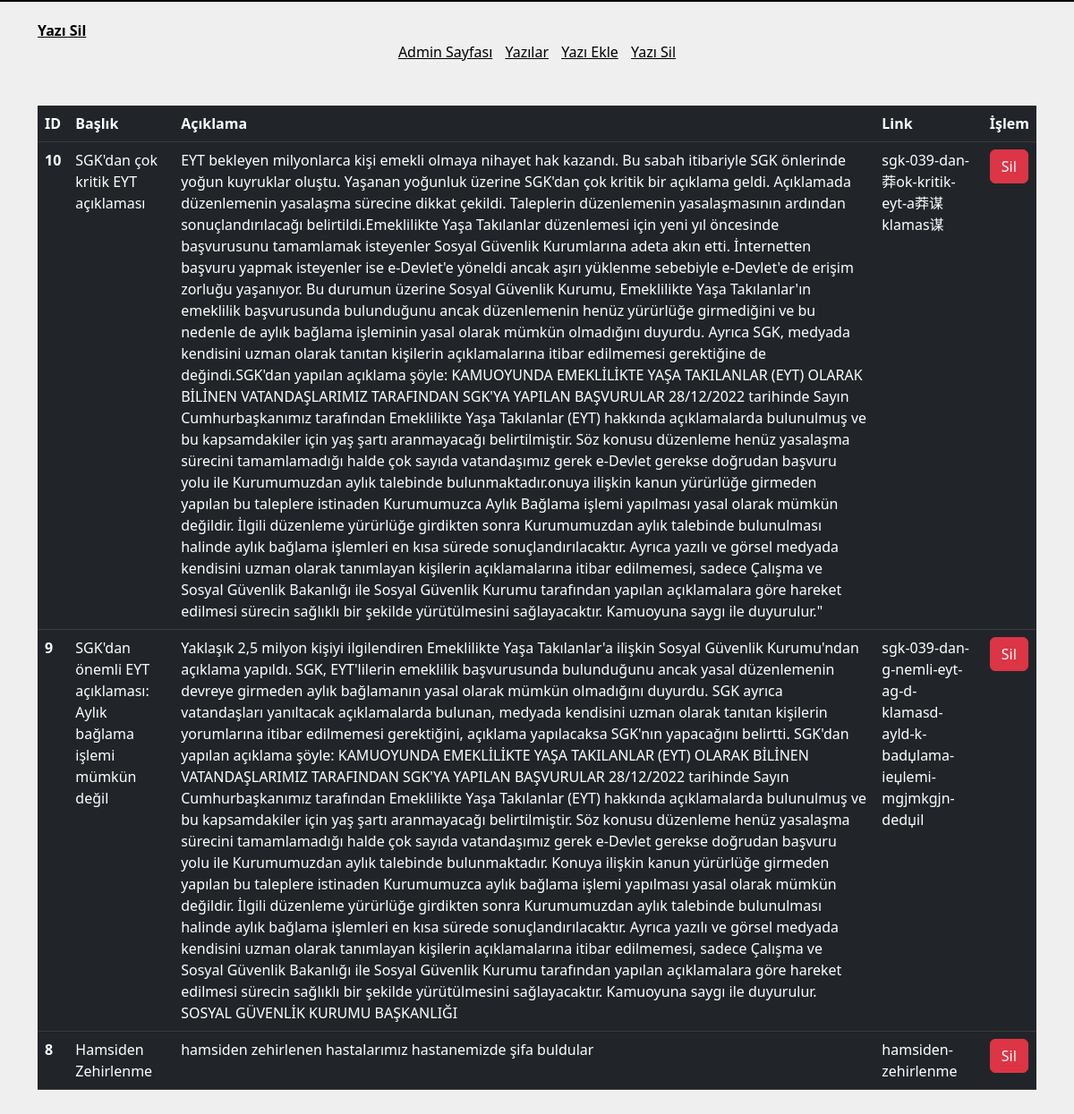
Page /yazisil.php on the committed database.
### tables this page shows
CREATE TABLE `yazilar` (
  `yazi_id` int NOT NULL,
  `yazi_baslik` text NOT NULL,
  `yazi_link` text NOT NULL,
  `yazi_aciklama` text NOT NULL,
  `yazi_resim` text NOT NULL,
  `yazi_tarih` timestamp NOT NULL DEFAULT CURRENT_TIMESTAMP
);

### yazisil.php (the view, shortened to what this page needs)
<?php
include 'ayar.php';
?>
<!DOCTYPE html>
<html lang="en">
<head>
    <link rel="stylesheet" href="cssb/normalize.css">
    <link rel="stylesheet" href="cssb/all.min.css">
    <link rel="stylesheet" href="cssb/bootstrap.min.css">
    <link rel="stylesheet" href="cssb/bootstrap-grid.min.css">
    <link rel="stylesheet" href="cssb/bootstrap-reboot.min.css">
    <link rel="stylesheet" href="cssb/styleb.css">
</head>
<body>
    <header class="container">
        <div class="row">
            <div class="log-lg-12">
                <a href="" class="logo"><strong>Yazı Sil</strong></a>
            </div>
            <div class="log-lg-6 text-center">
                <a href="admin.php" class="menu">Admin Sayfası</a>
                <a href="adminb.php" class="menu">Yazılar</a>
                <a href="yaziekle.php" class="menu">Yazı Ekle</a>
                <a href="yazisil.php" class="menu">Yazı Sil</a>
            </div>
        </div>
    </header>
    <div class="container">
        <div class="row">
            <div class="col-lg-12 mt-5 mb-5">
                <table class="table table-dark">
                    <thead>
                        <tr>
                            <th scope="col">ID</th>
                            <th scope="col">Başlık</th>
                            <th scope="col">Açıklama</th>
                            <th scope="col">Link</th>
                            <th scope="col">İşlem</th>
                        </tr>
                    </thead>
                    <tbody>
                        <?php
                        $yazilar = $db->prepare("SELECT * FROM yazilar ORDER BY yazi_id DESC");
                        $yazilar->execute();
                        $yazilar = $yazilar->fetchAll(PDO::FETCH_ASSOC);
                        foreach ($yazilar as $row) {
                            ?>
                            <tr>
                                <th scope="row"><?php echo $row['yazi_id']; ?></th>
                                <td><?php echo $row['yazi_baslik']; ?></td>
                                <td><?php echo $row['yazi_aciklama']; ?></td>
                                <td><?php echo $row['yazi_link']; ?></td>
                                <td><a href="yazisil.php?id=<?php echo $row['yazi_id']; ?>" onclick="return confirm('Emin misiniz?')" class="btn btn-danger">Sil</a></td>
                            </tr>
                            <?php
                        }
                        ?>
                    </tbody>
                </table>
            </div>
        </div>
    </div>
</body>
</html>

### cssb/styleb.css (style rules this page uses)
body { background-color: #efefef; border-top: 2px solid #000; }
header { margin-top: 20px; }
.logo, .menu, .link { color: black; }
.menu { padding: 5px; }

### rows in the picture
yazilar: yazi_id "10", yazi_baslik "SGK'dan çok kritik EYT açıklaması", yazi_aciklama "EYT bekleyen milyonlarca kişi emekli olmaya nihayet hak kazandı. Bu sabah itibariyle SGK önlerinde yoğun kuyruklar oluştu. Yaşanan yoğunluk üzerine SGK'dan çok kritik bir açıklama geldi. Açıklamada düzenlemenin yasalaşma sürecine dikkat çekildi. Taleplerin düzenlemenin yasalaşmasının ardından sonuçlandırılacağı belirtildi.Emeklilikte Yaşa Takılanlar düzenlemesi için yeni yıl öncesinde başvurusunu tamamlamak isteyenler Sosyal Güvenlik Kurumlarına adeta akın etti. İnternetten başvuru yapmak isteyenler ise e-Devlet'e yöneldi ancak aşırı yüklenme sebebiyle e-Devlet'e de erişim zorluğu yaşanıyor. Bu durumun üzerine Sosyal Güvenlik Kurumu, Emeklilikte Yaşa Takılanlar'ın emeklilik başvurusunda…", yazi_link "sgk-039-dan-莽ok-kritik-eyt-a莽谋klamas谋"
yazilar: yazi_id "9", yazi_baslik "SGK'dan önemli EYT açıklaması: Aylık bağlama işlemi mümkün değil", yazi_aciklama "Yaklaşık 2,5 milyon kişiyi ilgilendiren Emeklilikte Yaşa Takılanlar'a ilişkin Sosyal Güvenlik Kurumu'ndan açıklama yapıldı. SGK, EYT'lilerin emeklilik başvurusunda bulunduğunu ancak yasal düzenlemenin devreye girmeden aylık bağlamanın yasal olarak mümkün olmadığını duyurdu. SGK ayrıca vatandaşları yanıltacak açıklamalarda bulunan, medyada kendisini uzman olarak tanıtan kişilerin yorumlarına itibar edilmemesi gerektiğini, açıklama yapılacaksa SGK'nın yapacağını belirtti. SGK'dan yapılan açıklama şöyle: KAMUOYUNDA EMEKLİLİKTE YAŞA TAKILANLAR (EYT) OLARAK BİLİNEN VATANDAŞLARIMIZ TARAFINDAN SGK'YA YAPILAN BAŞVURULAR 28/12/2022 tarihinde Sayın Cumhurbaşkanımız tarafından Emeklilikte Yaşa…", yazi_link "sgk-039-dan-g-nemli-eyt-ag-d-klamasd-ayld-k-badџlama-ieџlemi-mgјmkgјn-dedџil"
yazilar: yazi_id "8", yazi_baslik "Hamsiden Zehirlenme", yazi_aciklama "hamsiden zehirlenen hastalarımız hastanemizde şifa buldular", yazi_link "hamsiden-zehirlenme"
